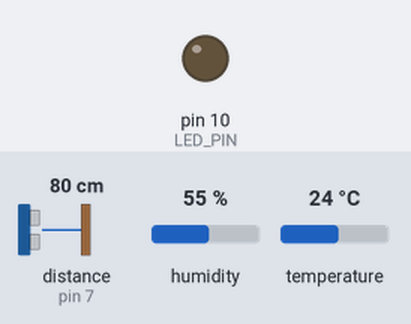
A sketch run on a simulated Arduino Uno, built with avr-gcc and run on an emulated ATmega328P. Parts: output pins drawn as LEDs (lit = HIGH). Wiring (inferred from the names in the program): ultrasonic range finder: trigger pin 6; echo pin 7. Inputs (shaded band) come from the test bench; at power-on: distance to the obstacle (sensor on pin 7) 80 cm, humidity 55 %, temperature 24 °C. The echo pulse lasts 58.3 µs per cm; pins used as bus, display or sensor lines are not drawn; what the sketch prints to the serial monitor is not drawn.

Above: at 1.2 s.
1.3 s: distance to the obstacle (sensor on pin 7) set to 12 cm
2.8 s: distance to the obstacle (sensor on pin 7) set to 9 cm
At 4.1 s:
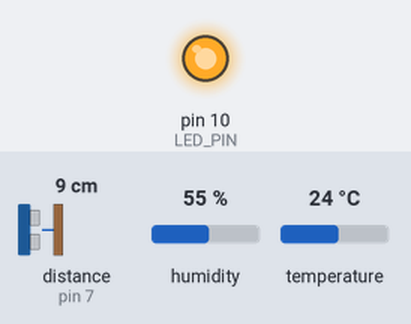
4.4 s: distance to the obstacle (sensor on pin 7) set to 18 cm
At 5.2 s:
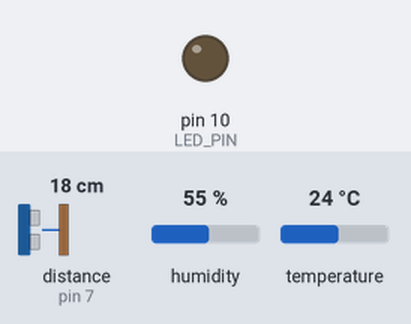
5.9 s: distance to the obstacle (sensor on pin 7) set to 2 cm
At 6.9 s:
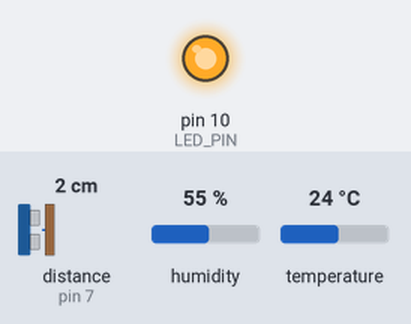
Timing chart, 0 to 8.4 s (numbered marks = the images above; inputs shaded):
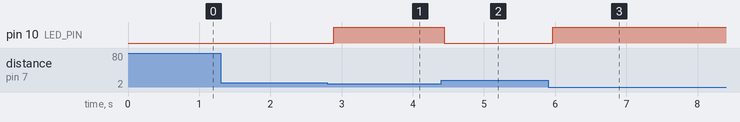

The sketch:

1411132059_h4.ino
```cpp
#include <DHT.h>
#define TRIG_PIN 6
#define ECHO_PIN 7
#define LED_PIN 10
#define DHT_PIN 8
#define DHT_TYPE DHT11
DHT dht(DHT_PIN, DHT_TYPE);
void setup() {
  pinMode(TRIG_PIN, OUTPUT);
  pinMode(ECHO_PIN, INPUT);
  pinMode(LED_PIN, OUTPUT);
  Serial.begin(9600);
  dht.begin();
}

void loop() {
  // 測量距離
  long duration, distance;
  digitalWrite(TRIG_PIN, LOW);
  delayMicroseconds(2);
  digitalWrite(TRIG_PIN, HIGH);
  delayMicroseconds(10);
  digitalWrite(TRIG_PIN, LOW);
  duration = pulseIn(ECHO_PIN, HIGH);
  distance = duration * 0.034 / 2;  // 距離計算公式

  // 判斷距離是否小於 10 cm
  if (distance < 10) {
    digitalWrite(LED_PIN, HIGH);  // LED 亮

    // 讀取溫濕度
    float temperature = dht.readTemperature();
    float humidity = dht.readHumidity();

    // 顯示溫度與濕度
    if (isnan(temperature) || isnan(humidity)) {
      Serial.println("讀取溫濕度錯誤！");
    } else {
      Serial.print("溫度: ");
      Serial.print(temperature);
      Serial.print(" °C ");
      Serial.print("濕度: ");
      Serial.print(humidity);
      Serial.println(" %");
    }
  } else {
    digitalWrite(LED_PIN, LOW);  // LED 熄滅
  }

  // 延遲 1 秒
  delay(100);
}
```

Measured:
- the behaviour switches between 11 and 10 cm on distance to the obstacle (sensor on pin 7) (found by bisection; images 0 and 1)
- after the input at 1.3 s, every drawn part: stays the same
- after the input at 2.8 s, pin 10 (LED_PIN): LOW → HIGH after 0.09 s
- after the input at 4.4 s, pin 10 (LED_PIN): HIGH → LOW at once
- after the input at 5.9 s, pin 10 (LED_PIN): LOW → HIGH after 0.06 s
